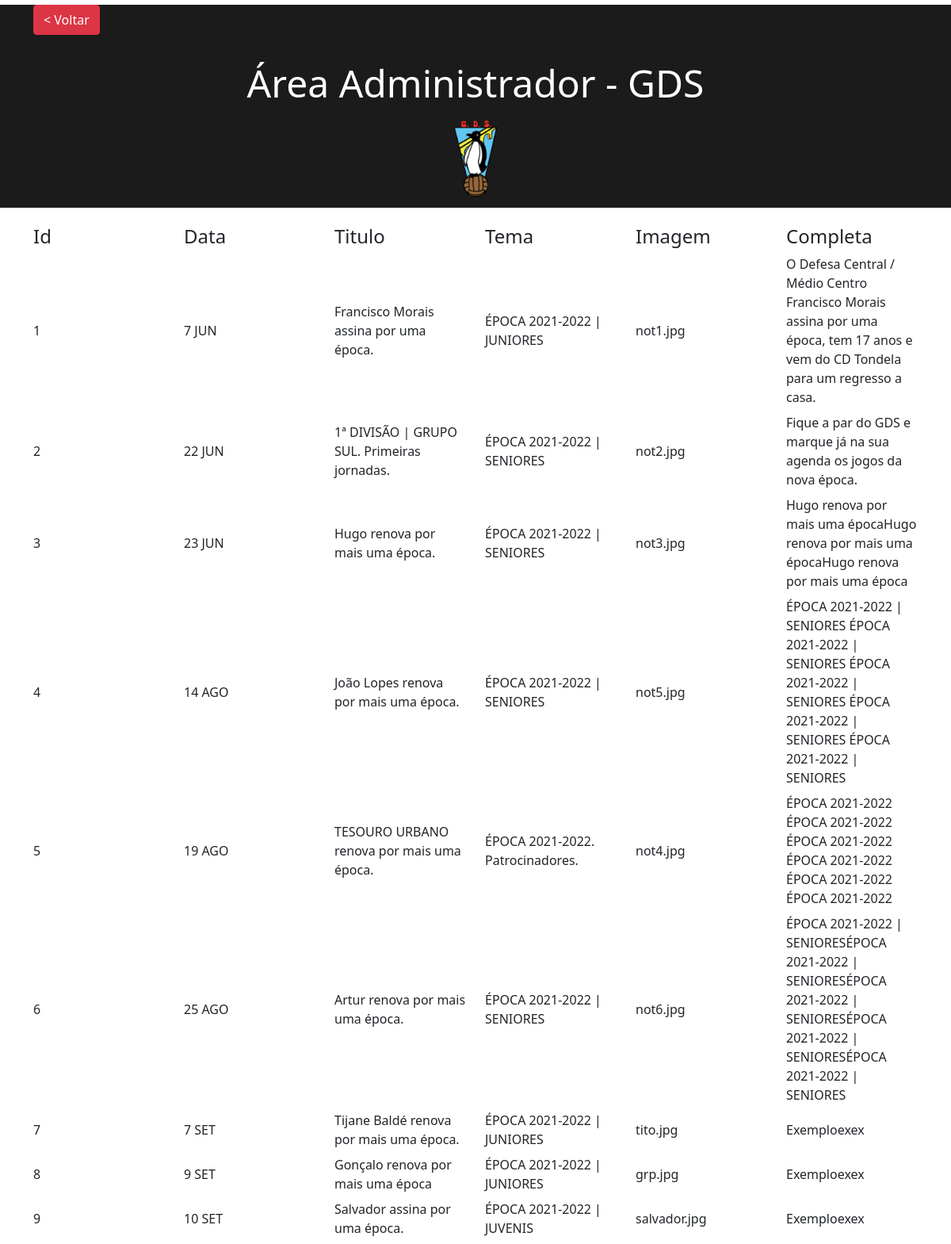
The app's page /area-admin/noticias.php with its own data.
### tables this page shows
CREATE TABLE `noticias` (
  `Id` int(11) NOT NULL,
  `Data` varchar(256) NOT NULL,
  `Titulo` text NOT NULL,
  `Tema` text NOT NULL,
  `Img` varchar(256) NOT NULL,
  `Completa` text NOT NULL
);

### area-admin/noticias.php (the view, shortened to what this page needs)
 <!DOCTYPE html>
<html>
<head>
    <link href="https://cdn.jsdelivr.net/npm/bootstrap@5.0.0-beta1/dist/css/bootstrap.min.css" rel="stylesheet">
    <link rel="stylesheet" href="css/fontawesome.min.css">
</head>
<body>
    <?php
require 'includes/connection.php';
?>
<div style="background-color: #1b1b1b; margin-top:-1.5%;">
    <div class="container mt-4" style="background-color: #1b1b1b;">
	<a  href="index.php" class="btn btn-danger">< Voltar</a>
    </div>
    <h2 class="h2-title" style="padding: 2rem;background-color: #1b1b1b;">Área Administrador - GDS</h2>
    <div style="text-align: center; ">
            <img  src="/GDS/images/ProjetoGDS/gdss.png" style="max-height: 100px; margin-top:-2%;  margin-bottom:1%;">
        </div>
</div>
    <?php
    $sql = 'SELECT * FROM noticias';
    $sth = $dbh->prepare($sql);
    $sth->execute();
    ?>
    <div class="container mx-auto">
        <div class="row h4" style=" margin-top: 2%;">
            <div class="col">Id</div>
            <div class="col">Data</div>
            <div class="col">Titulo</div>
            <div class="col">Tema</div>
            <div class="col">Imagem</div>
            <div class="col">Completa</div>
        </div>
        <?php
  while($noticias = $sth->fetchObject()){
        $Id = $noticias->Id;
        $Data = $noticias->Data;
        $Titulo = $noticias->Titulo;
        $Tema = $noticias->Tema;
        $Img = $noticias->Img;
        $Completa = $noticias->Completa;
        ?>
        <div class="row mb-2 user-edit" onclick="editUser(<?= $Id ?>)">
        <div class="col align-self-center">
                <?= $Id ?>
            </div>
            <div class="col align-self-center">
                <?= $Data ?>
            </div>
            <div class="col align-self-center">
                <?= $Titulo ?>
            </div>
            <div class="col align-self-center">
                <?= $Tema ?>
            </div>
            <div class="col align-self-center">
                <?= $Img ?>
            </div>
            <div class="col align-self-center">
                <?= $Completa ?>
            </div>
        </div>
        <?php  }
        ?>
    </div>
</body>
</html>

### area-admin/noticias.php (style rules this page uses)
html, body { background-color: white; }
.h2-title { font-size: 3rem; text-align: center; padding: 2rem; color: white; }

### records on screen
noticias: Id "1", Data "7 JUN", Titulo "Francisco Morais assina por uma época.", Tema "ÉPOCA 2021-2022 | JUNIORES", Img "not1.jpg", Completa "O Defesa Central / Médio Centro Francisco Morais assina por uma época, tem 17 anos e vem do CD Tondela para um regresso a casa."
noticias: Id "2", Data "22 JUN", Titulo "1ª DIVISÃO | GRUPO SUL. Primeiras jornadas.", Tema "ÉPOCA 2021-2022 | SENIORES", Img "not2.jpg", Completa "Fique a par do GDS e marque já na sua agenda os jogos da nova época."
noticias: Id "3", Data "23 JUN", Titulo "Hugo renova por mais uma época.", Tema "ÉPOCA 2021-2022 | SENIORES", Img "not3.jpg", Completa "Hugo renova por mais uma épocaHugo renova por mais uma épocaHugo renova por mais uma época"
noticias: Id "4", Data "14 AGO", Titulo "João Lopes renova por mais uma época.", Tema "ÉPOCA 2021-2022 | SENIORES", Img "not5.jpg", Completa "ÉPOCA 2021-2022 | SENIORES ÉPOCA 2021-2022 | SENIORES ÉPOCA 2021-2022 | SENIORES ÉPOCA 2021-2022 | SENIORES ÉPOCA 2021-2022 | SENIORES"
noticias: Id "5", Data "19 AGO", Titulo "TESOURO URBANO renova por mais uma época.", Tema "ÉPOCA 2021-2022. Patrocinadores.", Img "not4.jpg", Completa "ÉPOCA 2021-2022 ÉPOCA 2021-2022 ÉPOCA 2021-2022 ÉPOCA 2021-2022 ÉPOCA 2021-2022 ÉPOCA 2021-2022"
noticias: Id "6", Data "25 AGO", Titulo "Artur renova por mais uma época.", Tema "ÉPOCA 2021-2022 | SENIORES", Img "not6.jpg", Completa "ÉPOCA 2021-2022 | SENIORESÉPOCA 2021-2022 | SENIORESÉPOCA 2021-2022 | SENIORESÉPOCA 2021-2022 | SENIORESÉPOCA 2021-2022 | SENIORES"
noticias: Id "7", Data "7 SET", Titulo "Tijane Baldé renova por mais uma época.", Tema "ÉPOCA 2021-2022 | JUNIORES", Img "tito.jpg", Completa "Exemploexex"
noticias: Id "8", Data "9 SET", Titulo "Gonçalo renova por mais uma época", Tema "ÉPOCA 2021-2022 | JUNIORES", Img "grp.jpg", Completa "Exemploexex"
noticias: Id "9", Data "10 SET", Titulo "Salvador assina por uma época.", Tema "ÉPOCA 2021-2022 | JUVENIS", Img "salvador.jpg", Completa "Exemploexex"
